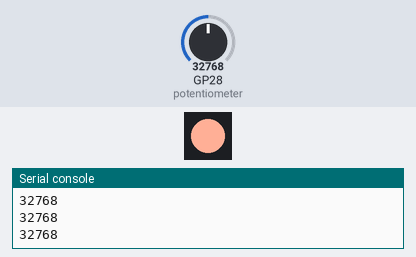
Recording of a program running on a simulated Raspberry Pi Pico running MicroPython. On the bench: 1 RGB LEDs in strip order, left to right, the last lines printed to the serial console. Inputs (shaded band) come from the test bench; at power-on: GP28 (potentiometer) = 32768 (analog values on the 0–65535 scale).

Above: at 1.2 s.
1.3 s: GP28 (potentiometer) set to 39520
2.8 s: GP28 (potentiometer) set to 40640
At 3.8 s:
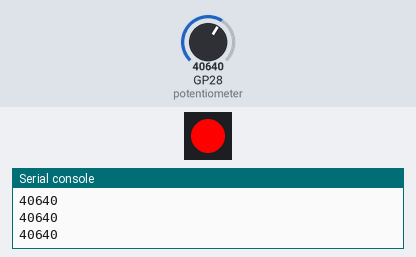
4.4 s: GP28 (potentiometer) set to 19660
At 5.2 s:
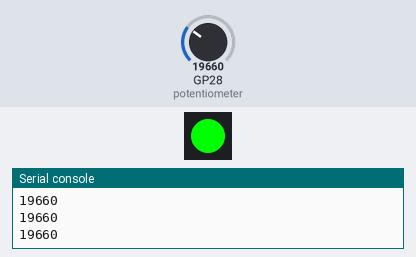
6.0 s: GP28 (potentiometer) set to 20880
At 6.6 s:
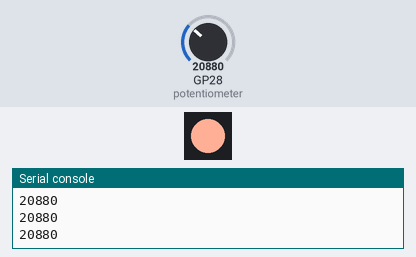
7.6 s: GP28 (potentiometer) set to 19345
At 9.1 s:
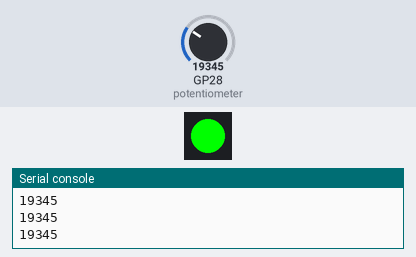
Timing chart, 0 to 10.2 s (numbered marks = the images above; inputs shaded):
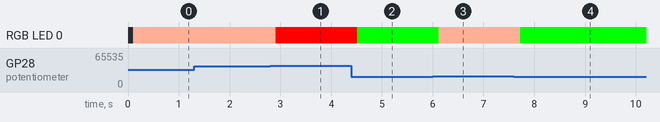

The program:

day-7-sliding-colour-changer.py
```python
# Imports
import time
from machine import Pin, ADC
from neopixel import NeoPixel

# Set up the slider on ADC pin 28
potentiometer = ADC(Pin(28))

# Define the LED pin number (2) and number of LEDs (1)
GRBled = NeoPixel(Pin(2), 1)

# Define a few basic GRB colour variables
red = 0,255,0
amber = 255,175,150
green = 255,0,0

# Create a variable for our reading
reading = 0

while True:

    reading = potentiometer.read_u16() # Read the potentiometer value and set this as our 'reading' variable value

    print(reading) # Print the reading value

    time.sleep(0.1) # short delay

    if reading <= 20000: # If reading is less than or equal to 20000

        GRBled.fill((red))
        GRBled.write()

    elif 20000 < reading < 40000: # If reading is between 20000 and 40000

        GRBled.fill((amber))
        GRBled.write()

    elif reading >= 40000: # If reading is greater than or equal to 40000

        GRBled.fill((green))
        GRBled.write()
```

Measured:
- the behaviour switches between 39984 and 40000 on GP28 (potentiometer) (found by bisection; images 0 and 1)
- the behaviour switches between 20000 and 20016 on GP28 (potentiometer) (found by bisection; images 2 and 3)
- after the input at 2.8 s, RGB LED 0: RGB(255, 175, 150) → RGB(255, 0, 0) after 0.11 s
- after the input at 4.4 s, RGB LED 0: RGB(255, 0, 0) → RGB(0, 255, 0) after 0.11 s
- after the input at 6.0 s, RGB LED 0: RGB(0, 255, 0) → RGB(255, 175, 150) after 0.12 s
- after the input at 7.6 s, RGB LED 0: RGB(255, 175, 150) → RGB(0, 255, 0) after 0.12 s
